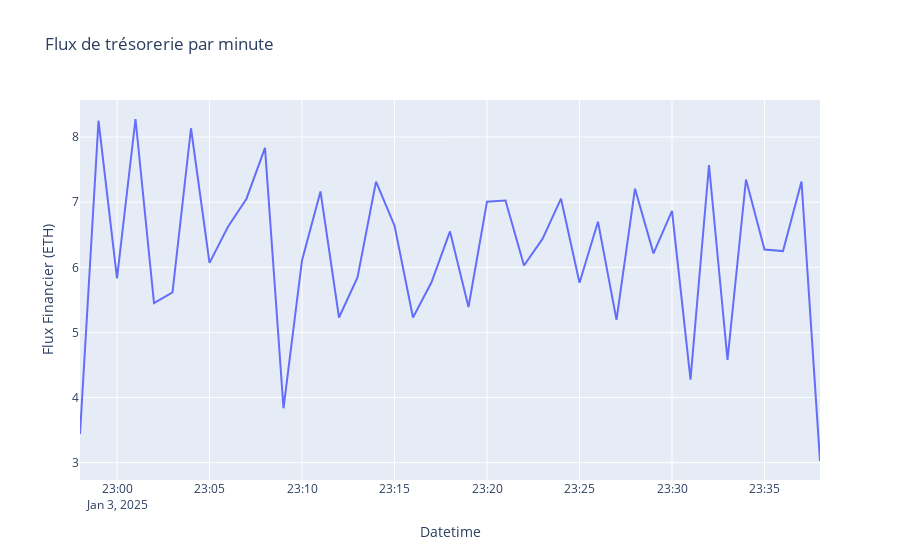
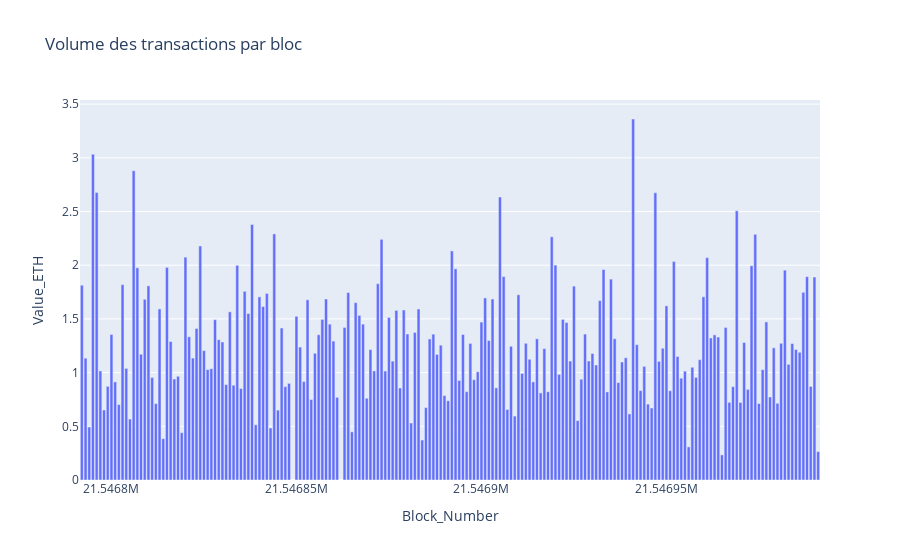
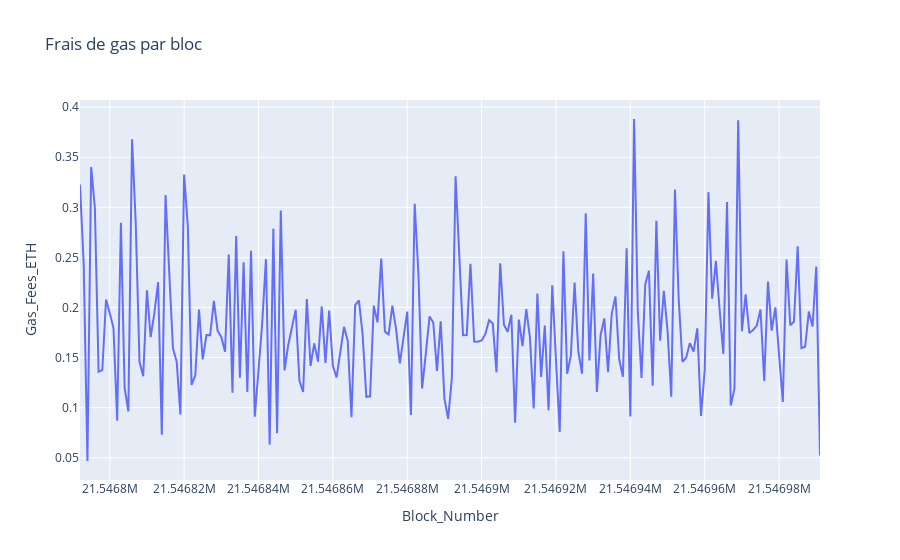

Notebook source saved alongside these figures, in order:
### Code cell
# Exemple de "flux de trésorerie" : somme des transactions par bloc ou par minute
df['Trans_Date'] = pd.to_datetime(df['Trans_Date'])
flux_tresorerie = df.groupby(df['Trans_Date'].dt.floor('min'))['Value_ETH'].sum().reset_index()
flux_tresorerie.columns = ['Datetime', 'Flux Financier (ETH)']

# Visualiser avec Plotly (Exemple de flux financier par minute)
fig = px.line(flux_tresorerie, x='Datetime', y='Flux Financier (ETH)', title='Flux de trésorerie par minute')
fig.show()

# Visualisation des volumes de transactions par bloc avec Plotly
volume_par_bloc = df.groupby('Block_Number')['Value_ETH'].sum().reset_index()
fig2 = px.bar(volume_par_bloc, x='Block_Number', y='Value_ETH', title='Volume des transactions par bloc')
fig2.show()

# Visualisation des frais de gas par bloc
frais_de_gas_par_bloc = df.groupby('Block_Number')['Gas_Fees_ETH'].sum().reset_index()
fig3 = px.line(frais_de_gas_par_bloc, x='Block_Number', y='Gas_Fees_ETH', title='Frais de gas par bloc')
fig3.show()

### Figure 1 — Plotly figure (JSON) as saved in the notebook; plotly's stock layout.template omitted (floating-point values rounded to 4 significant figures)
{"data": [{"hovertemplate": "Datetime=%{x}<br>Flux Financier (ETH)=%{y}<extra></extra>", "legendgroup": "", "line": {"color": "#636efa", "dash": "solid"}, "marker": {"symbol": "circle"}, "mode": "lines", "name": "", "orientation": "v", "showlegend": false, "type": "scatter", "x": ["2025-01-03T22:58:00", "2025-01-03T22:59:00", "2025-01-03T23:00:00", "2025-01-03T23:01:00", "2025-01-03T23:02:00", "2025-01-03T23:03:00", "2025-01-03T23:04:00", "2025-01-03T23:05:00", "2025-01-03T23:06:00", "2025-01-03T23:07:00", "2025-01-03T23:08:00", "2025-01-03T23:09:00", "2025-01-03T23:10:00", "2025-01-03T23:11:00", "2025-01-03T23:12:00", "2025-01-03T23:13:00", "2025-01-03T23:14:00", "2025-01-03T23:15:00", "2025-01-03T23:16:00", "2025-01-03T23:17:00", "2025-01-03T23:18:00", "2025-01-03T23:19:00", "2025-01-03T23:20:00", "2025-01-03T23:21:00", "2025-01-03T23:22:00", "2025-01-03T23:23:00", "2025-01-03T23:24:00", "2025-01-03T23:25:00", "2025-01-03T23:26:00", "2025-01-03T23:27:00", "2025-01-03T23:28:00", "2025-01-03T23:29:00", "2025-01-03T23:30:00", "2025-01-03T23:31:00", "2025-01-03T23:32:00", "2025-01-03T23:33:00", "2025-01-03T23:34:00", "2025-01-03T23:35:00", "2025-01-03T23:36:00", "2025-01-03T23:37:00", "2025-01-03T23:38:00"], "xaxis": "x", "y": [3.442, 8.251, 5.829, 8.277, 5.452, 5.617, 8.135, 6.068, 6.622, 7.053, 7.834, 3.836, 6.105, 7.165, 5.229, 5.845, 7.314, 6.64, 5.229, 5.77, 6.551, 5.391, 7.008, 7.027, 6.028, 6.436, 7.054, 5.764, 6.7, 5.192, 7.208, 6.214, 6.865, 4.275, 7.571, 4.578, 7.348, 6.273, 6.249, 7.317, 3.026], "yaxis": "y"}], "layout": {"legend": {"tracegroupgap": 0}, "title": {"text": "Flux de trésorerie par minute"}, "xaxis": {"anchor": "y", "domain": [0, 1], "title": {"text": "Datetime"}}, "yaxis": {"anchor": "x", "domain": [0, 1], "title": {"text": "Flux Financier (ETH)"}}}}

### Figure 2 — Plotly figure (JSON) as saved in the notebook; plotly's stock layout.template omitted (floating-point values rounded to 4 significant figures; data arrays with more than 128 entries replaced by an {"elided": "..."} marker saying what was removed)
{"data": [{"alignmentgroup": "True", "hovertemplate": "Block_Number=%{x}<br>Value_ETH=%{y}<extra></extra>", "legendgroup": "", "marker": {"color": "#636efa", "pattern": {"shape": ""}}, "name": "", "offsetgroup": "", "orientation": "v", "showlegend": false, "textposition": "auto", "type": "bar", "x": {"elided": "198 int values"}, "xaxis": "x", "y": {"elided": "198 float values"}, "yaxis": "y"}], "layout": {"barmode": "relative", "legend": {"tracegroupgap": 0}, "title": {"text": "Volume des transactions par bloc"}, "xaxis": {"anchor": "y", "domain": [0, 1], "title": {"text": "Block_Number"}}, "yaxis": {"anchor": "x", "domain": [0, 1], "title": {"text": "Value_ETH"}}}}

### Figure 3 — Plotly figure (JSON) as saved in the notebook; plotly's stock layout.template omitted (floating-point values rounded to 4 significant figures; data arrays with more than 128 entries replaced by an {"elided": "..."} marker saying what was removed)
{"data": [{"hovertemplate": "Block_Number=%{x}<br>Gas_Fees_ETH=%{y}<extra></extra>", "legendgroup": "", "line": {"color": "#636efa", "dash": "solid"}, "marker": {"symbol": "circle"}, "mode": "lines", "name": "", "orientation": "v", "showlegend": false, "type": "scatter", "x": {"elided": "198 int values"}, "xaxis": "x", "y": {"elided": "198 float values"}, "yaxis": "y"}], "layout": {"legend": {"tracegroupgap": 0}, "title": {"text": "Frais de gas par bloc"}, "xaxis": {"anchor": "y", "domain": [0, 1], "title": {"text": "Block_Number"}}, "yaxis": {"anchor": "x", "domain": [0, 1], "title": {"text": "Gas_Fees_ETH"}}}}
